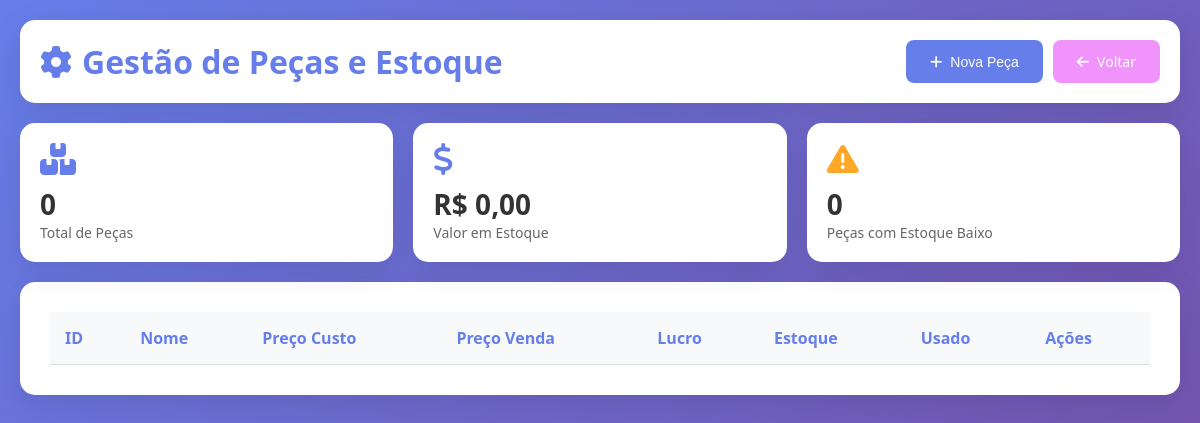
/php/pecas.php, run on an earlier commit of the app's database.
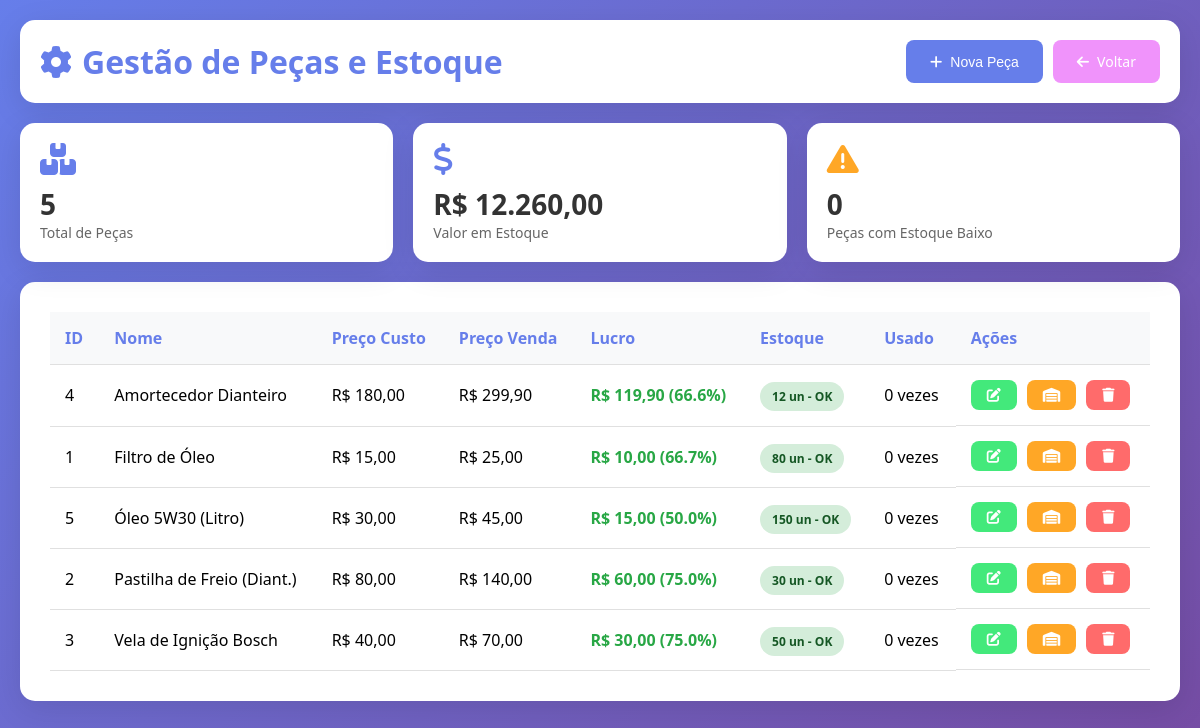
And on a later commit of the database.
### tables this page shows
CREATE TABLE Peca (
    id_peca INT PRIMARY KEY AUTO_INCREMENT,
    nome VARCHAR(100) NOT NULL UNIQUE,
    preco_custo DECIMAL(10, 2),
    preco_venda DECIMAL(10, 2) NOT NULL,
    quantidade_estoque INT DEFAULT 0  
);

### php/pecas.php (the view, shortened to what this page needs)
<?php
require_once 'config.php';
$pecas = $pdo->query("
    SELECT p.*,
           COALESCE(SUM(osp.quantidade), 0) as total_usado,
           COUNT(DISTINCT osp.id_os) as vezes_usado
    FROM Peca p
    LEFT JOIN OS_Utiliza_Peca osp ON p.id_peca = osp.id_peca
    GROUP BY p.id_peca
    ORDER BY p.nome
")->fetchAll();
$stats = [
    'total_pecas' => count($pecas),
    'valor_estoque' => $pdo->query("SELECT COALESCE(SUM(preco_custo * quantidade_estoque), 0) FROM Peca")->fetchColumn(),
    'estoque_baixo' => $pdo->query("SELECT COUNT(*) FROM Peca WHERE quantidade_estoque <= 5")->fetchColumn()
];
?>
<!DOCTYPE html>
<html lang="pt-BR">
<head>
    <link href="https://cdnjs.cloudflare.com/ajax/libs/font-awesome/6.4.0/css/all.min.css" rel="stylesheet">
</head>
<body>
    <div class="container">
        <div class="header">
            <h1><i class="fas fa-cog"></i> Gestão de Peças e Estoque</h1>
            <div style="display: flex; gap: 10px;">
                <button onclick="openModal()" class="btn btn-primary">
                    <i class="fas fa-plus"></i> Nova Peça
                </button>
                <a href="index.php" class="btn btn-back">
                    <i class="fas fa-arrow-left"></i> Voltar
                </a>
            </div>
        </div>
        <div class="stats-grid">
            <div class="stat-card">
                <i class="fas fa-boxes"></i>
                <div class="value"><?php echo $stats['total_pecas']; ?></div>
                <div class="label">Total de Peças</div>
            </div>
            <div class="stat-card">
                <i class="fas fa-dollar-sign"></i>
                <div class="value">R$ <?php echo number_format($stats['valor_estoque'], 2, ',', '.'); ?></div>
                <div class="label">Valor em Estoque</div>
            </div>
            <div class="stat-card">
                <i class="fas fa-exclamation-triangle" style="color: #ffa726;"></i>
                <div class="value"><?php echo $stats['estoque_baixo']; ?></div>
                <div class="label">Peças com Estoque Baixo</div>
            </div>
        </div>
        <div class="card">
            <table>
                <thead>
                    <tr>
                        <th>ID</th>
                        <th>Nome</th>
                        <th>Preço Custo</th>
                        <th>Preço Venda</th>
                        <th>Lucro</th>
                        <th>Estoque</th>
                        <th>Usado</th>
                        <th>Ações</th>
                    </tr>
                </thead>
                <tbody>
                    <?php foreach ($pecas as $peca):
                        $lucro = $peca['preco_venda'] - $peca['preco_custo'];
                        $lucro_percentual = ($peca['preco_custo'] > 0) ? ($lucro / $peca['preco_custo']) * 100 : 0;
                        if ($peca['quantidade_estoque'] == 0) {
                            $badge_class = 'estoque-zero';
                            $badge_text = 'SEM ESTOQUE';
                        } elseif ($peca['quantidade_estoque'] <= 5) {
                            $badge_class = 'estoque-baixo';
                            $badge_text = 'ESTOQUE BAIXO';
                        } else {
                            $badge_class = 'estoque-ok';
                            $badge_text = 'OK';
                        }
                    ?>
                    <tr>
                        <td><?php echo $peca['id_peca']; ?></td>
                        <td><?php echo htmlspecialchars($peca['nome']); ?></td>
                        <td>R$ <?php echo number_format($peca['preco_custo'], 2, ',', '.'); ?></td>
                        <td>R$ <?php echo number_format($peca['preco_venda'], 2, ',', '.'); ?></td>
                        <td class="lucro">
                            R$ <?php echo number_format($lucro, 2, ',', '.'); ?>
                            (<?php echo number_format($lucro_percentual, 1); ?>%)
                        </td>
                        <td>
                            <span class="estoque-badge <?php echo $badge_class; ?>">
                                <?php echo $peca['quantidade_estoque']; ?> un - <?php echo $badge_text; ?>
                            </span>
                        </td>
                        <td><?php echo $peca['total_usado']; ?> vezes</td>
                        <td class="actions">
                            <button onclick='editPeca(<?php echo json_encode($peca); ?>)' class="btn btn-success">
                                <i class="fas fa-edit"></i>
                            </button>
                            <button onclick='ajustarEstoque(<?php echo $peca['id_peca']; ?>, "<?php echo addslashes($peca['nome']); ?>")' class="btn btn-warning">
                                <i class="fas fa-warehouse"></i>
                            </button>
                            <form method="POST" style="display: inline;" onsubmit="return confirm('Deseja excluir esta peça?')">
                                <button type="submit" class="btn btn-danger">
                                    <i class="fas fa-trash"></i>
                                </button>
                            </form>
                        </td>
                    </tr>
                    <?php endforeach; ?>
                </tbody>
            </table>
        </div>
    </div>
</body>
</html>

### php/pecas.php (style rules this page uses)
* { margin: 0; padding: 0; box-sizing: border-box; }
body { font-family: 'Segoe UI', Tahoma, Geneva, Verdana, sans-serif; background: linear-gradient(135deg, #667eea 0%, #764ba2 100%); min-height: 100vh; padding: 20px; }
.container { max-width: 1400px; margin: 0 auto; }
.header { background: white; padding: 20px; border-radius: 15px; margin-bottom: 20px; display: flex; justify-content: space-between; align-items: center; box-shadow: 0 8px 32px rgba(0, 0, 0, 0.1); }
h1 { color: #667eea; display: flex; align-items: center; gap: 10px; }
.btn { padding: 12px 24px; border: none; border-radius: 8px; cursor: pointer; font-size: 14px; transition: all 0.3s; text-decoration: none; display: inline-flex; align-items: center; gap: 8px; }
.btn-primary { background: #667eea; color: white; }
.btn-success { background: #43e97b; color: white; padding: 8px 16px; }
.btn-warning { background: #ffa726; color: white; padding: 8px 16px; }
.btn-danger { background: #ff6b6b; color: white; padding: 8px 16px; }
.btn-back { background: #f093fb; color: white; }
.stats-grid { display: grid; grid-template-columns: repeat(auto-fit, minmax(250px, 1fr)); gap: 20px; margin-bottom: 20px; }
.stat-card { background: white; padding: 20px; border-radius: 15px; box-shadow: 0 8px 32px rgba(0, 0, 0, 0.1); }
.stat-card i { font-size: 32px; margin-bottom: 10px; color: #667eea; }
.stat-card .value { font-size: 28px; font-weight: bold; color: #333; }
.stat-card .label { color: #666; font-size: 14px; }
.card { background: white; padding: 30px; border-radius: 15px; box-shadow: 0 8px 32px rgba(0, 0, 0, 0.1); margin-bottom: 20px; }
table { width: 100%; border-collapse: collapse; }
th, td { padding: 15px; text-align: left; border-bottom: 1px solid #e0e0e0; }
th { background: #f8f9fa; color: #667eea; font-weight: 600; }
.actions { display: flex; gap: 10px; }
.estoque-badge { padding: 6px 12px; border-radius: 20px; font-size: 12px; font-weight: 600; }
.estoque-ok { background: #d4edda; color: #155724; }
.lucro { color: #28a745; font-weight: 600; }

What changed in the data, as far as the page shows it:
added peca: id_peca "4", nome "Amortecedor Dianteiro", preco_custo "180,00", preco_venda "299,90", lucro "119,90", lucro_percentual "66.6", quantidade_estoque "12", quantidade_estoque "OK", total_usado "0"
added peca: id_peca "1", nome "Filtro de Óleo", preco_custo "15,00", preco_venda "25,00", lucro "10,00", lucro_percentual "66.7", quantidade_estoque "80", quantidade_estoque "OK", total_usado "0"
added peca: id_peca "5", nome "Óleo 5W30 (Litro)", preco_custo "30,00", preco_venda "45,00", lucro "15,00", lucro_percentual "50.0", quantidade_estoque "150", quantidade_estoque "OK", total_usado "0"
added peca: id_peca "2", nome "Pastilha de Freio (Diant.)", preco_custo "80,00", preco_venda "140,00", lucro "60,00", lucro_percentual "75.0", quantidade_estoque "30", quantidade_estoque "OK", total_usado "0"
added peca: id_peca "3", nome "Vela de Ignição Bosch", preco_custo "40,00", preco_venda "70,00", lucro "30,00", lucro_percentual "75.0", quantidade_estoque "50", quantidade_estoque "OK", total_usado "0"
Also different on the page:
$stats['total_pecas']: "0" → "5"
$stats['valor_estoque']: "0,00" → "12.260,00"
